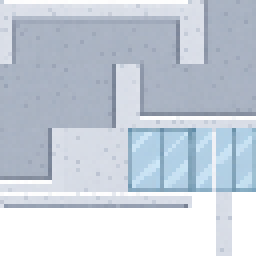
#> input picture _reference/art_source/office_atlas_16.png, 64 x 64 px, given in place of placeholder_32.png, which was not available (shown 4 times larger)
$ python -i make_room.py   (imports and definitions only)
#> lines starting #> are read from the running program, lines starting #| are printed output that depends on the picture
### _reference/tools/room_grid.py
"""房间网格的**唯一数据源**：40 列 x 22 行，每格 32x32 像素。

改地图只改这里的 `LAYOUT`，然后跑：
    python _reference/tools/make_room.py --force

坐标约定：格子 (col, row) 的左上角 = (col*32, row*32)，右下角 = (+32, +32)。
所以像素坐标除以 32 就是格子坐标，反过来乘回去就是像素。

图例（同时是 make_room.py 的映射表）：
    .  空气 / 空瓦片（air 0:1）—— 铺满整张地图，无碰撞
    #  地表（solid_top 0:0）—— 带顶部高光的实心格
    =  内层（solid_fill 1:0）—— 实心
    |  墙体（solid_wall 2:0）—— 实心，竖直墙
    -  单向板（one_way 3:0）—— 只能从下往上穿
    ,  装饰（decor 1:1）—— 无碰撞，给美术画背景用
"""

COLS = 40
ROWS = 22
TILE = 32
WIDTH = COLS * TILE      # 1280
HEIGHT = ROWS * TILE     # 704

# 每行必须正好 40 个字符，共 22 行。
LAYOUT = "\n".join([
    "|......................................|",  # 0
    "|......................................|",  # 1
    "|......................................|",  # 2
    "|......................................|",  # 3
    "|......................................|",  # 4
    "|......................................|",  # 5
    "|......................................|",  # 6
    "|......................................|",  # 7
    "|......................................|",  # 8
    "|......................................|",  # 9
    "|......................................|",  # 10
    "|......................................|",  # 11
    "|......................................|",  # 12
    "|......................................|",  # 13
    "|......................................|",  # 14
    "|......................................|",  # 15
    "|......................................|",  # 16
    "|......................................|",  # 17
    "########################################",  # 18  地表（脚踩这条线 = y 576）
    "========================================",  # 19
    "========================================",  # 20
    "========================================",  # 21
])

# 机关/角色在场景里的矩形（左上角 + 宽高），全部对齐 32 网格。
# 只用于预览图对位；真正的数值在 complete_room.tscn 里。
MECHS = [
    ("Spawn",  128, 538, 28, 38, "玩家出生点"),
    ("Spikes",  32, 544, 64, 32, "尖刺（占 2x1 格，坐在地表上）"),
    ("PlateA", 352, 564, 64, 12, "压力板 A（2 格宽，贴在 y=576 地面）"),
    ("PlateB", 640, 564, 64, 12, "压力板 B"),
    ("Door",   832, 416, 64, 160, "门（2x5 格，底边贴 y=576）"),
    ("Exit",  1120, 448, 64, 128, "出口（2x4 格，底边贴 y=576）"),
]

# 图例 -> (atlas_x, atlas_y)
TILE_OF = {
    ".": (0, 1),
    "#": (0, 0),
    "=": (1, 0),
    "|": (2, 0),
    "-": (3, 0),
    ",": (1, 1),
}

SOLID_CHARS = "#=|-"   # 有碰撞（world 层）
AIR_CHAR = "."
DECOR_CHAR = ","


def grid():
    """返回 rows[y][x] 的字符二维表，顺便校验尺寸。"""
    rows = LAYOUT.split("\n")
    if len(rows) != ROWS:
        raise SystemExit(f"LAYOUT 行数 {len(rows)} != {ROWS}")
    for i, row in enumerate(rows):
        if len(row) != COLS:
            raise SystemExit(f"LAYOUT 第 {i} 行长度 {len(row)} != {COLS}")
        for ch in row:
            if ch not in TILE_OF:
                raise SystemExit(f"LAYOUT 第 {i} 行有未知图例 {ch!r}")
    return rows


# [9 lines that do not run on import are left out]

### _reference/tools/make_room.py
#!/usr/bin/env python3
"""把 room_grid.py 的 40x22 布局写进房间场景的瓦片层。

做三件事：
  1. 生成三个 TileMapLayer 的 `tile_map_data`（二进制 = 2 字节头 + 每格 12 字节）
  2. 用它替换 .tscn 里 "Background 之后、RespawnPoint 之前" 那一段
  3. 顺手把 TileSet 的 ext_resource 指向 assets/tiles/tileset_32.tres

三个层的分工（顺序就是绘制顺序，先画的在下面）：
  Background        Polyline2D 底色，1280x704，只是垫底的一整块颜色
  Map_Placeholder   880 个空瓦片铺满整张地图，**无碰撞**。地图边界看得见、数得清
  World             地表/内层/墙体，有碰撞。玩家和虚影真正撞到的是这一层
  Decor             装饰，无碰撞，留给美术

用法：
    python _reference/tools/make_room.py --preview   # 只出预览图，不动场景
    python _reference/tools/make_room.py --force     # 真正写入 .tscn
"""
import base64
import os
import struct
import sys

from PIL import Image, ImageDraw

REF = os.path.dirname(os.path.dirname(os.path.abspath(__file__)))
ROOT = os.path.dirname(REF)
sys.path.insert(0, os.path.dirname(os.path.abspath(__file__)))
import room_grid as G  # noqa: E402

TILESET_EXT = "res://assets/tiles/tileset_32.tres"
ATLAS_PNG = os.path.join(ROOT, "assets", "tiles", "placeholder_32.png")

ROOMS = {
    "scenes/levels/complete_room.tscn": "2_udwqk",
    "scenes/levels/office_build.tscn": "1_m2hwx",
}


# [66 lines left out: functions encode, layers, block, room_block, patch, not called in this run]


def preview(path):
    """把布局 + 机关矩形合成一张设计预览图（1:1，1280x704）。"""
#> called with path = '../art_source/office_atlas_16.png'
    atlas = Image.open(ATLAS_PNG).convert("RGBA")
#> atlas is the input picture: PIL image 64x64 RGBA; mean R, G, B, A 149.8, 158.5, 169.8, 207.2
    img = Image.new("RGBA", (G.WIDTH, G.HEIGHT), (155, 174, 189, 255))
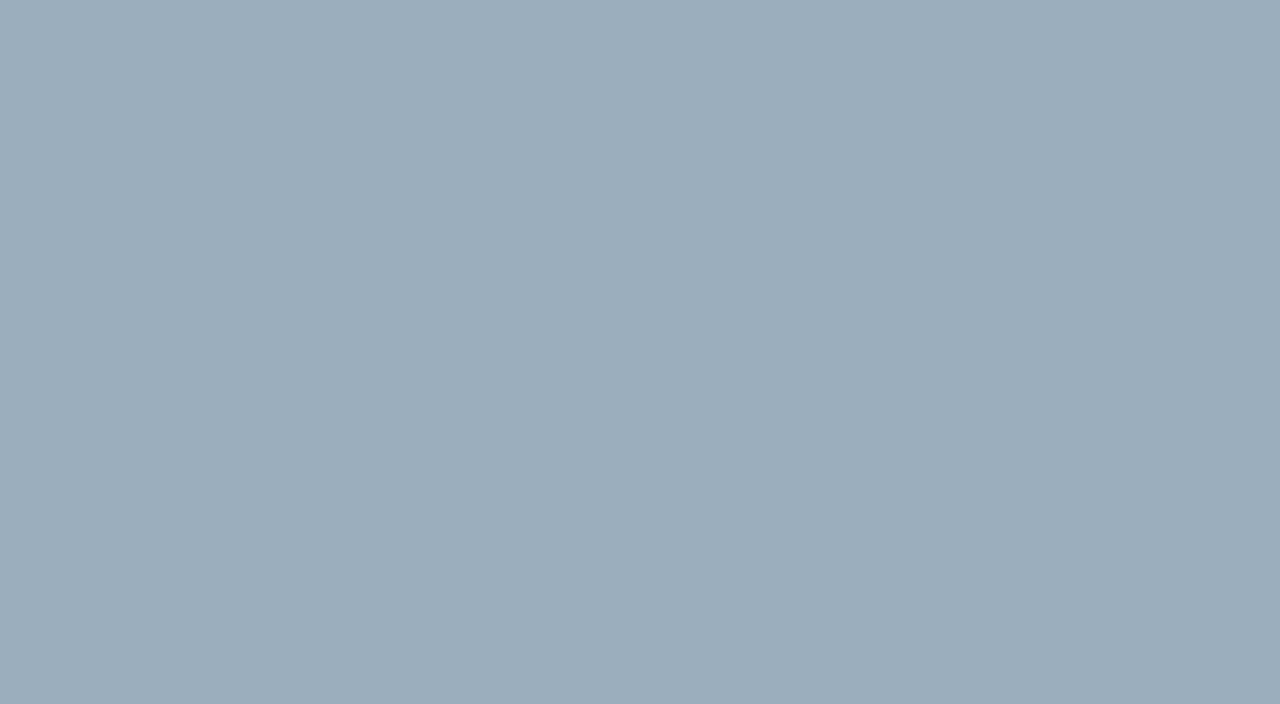
#> img: PIL image 1280x704 RGBA; mean R, G, B, A 155, 174, 189, 255
    rows = G.grid()
    for y, row in enumerate(rows):
        for x, ch in enumerate(row):
            ax, ay = G.TILE_OF[ch]
            tile = atlas.crop((ax * G.TILE, ay * G.TILE, ax * G.TILE + G.TILE, ay * G.TILE + G.TILE))
            img.alpha_composite(tile, (x * G.TILE, y * G.TILE))
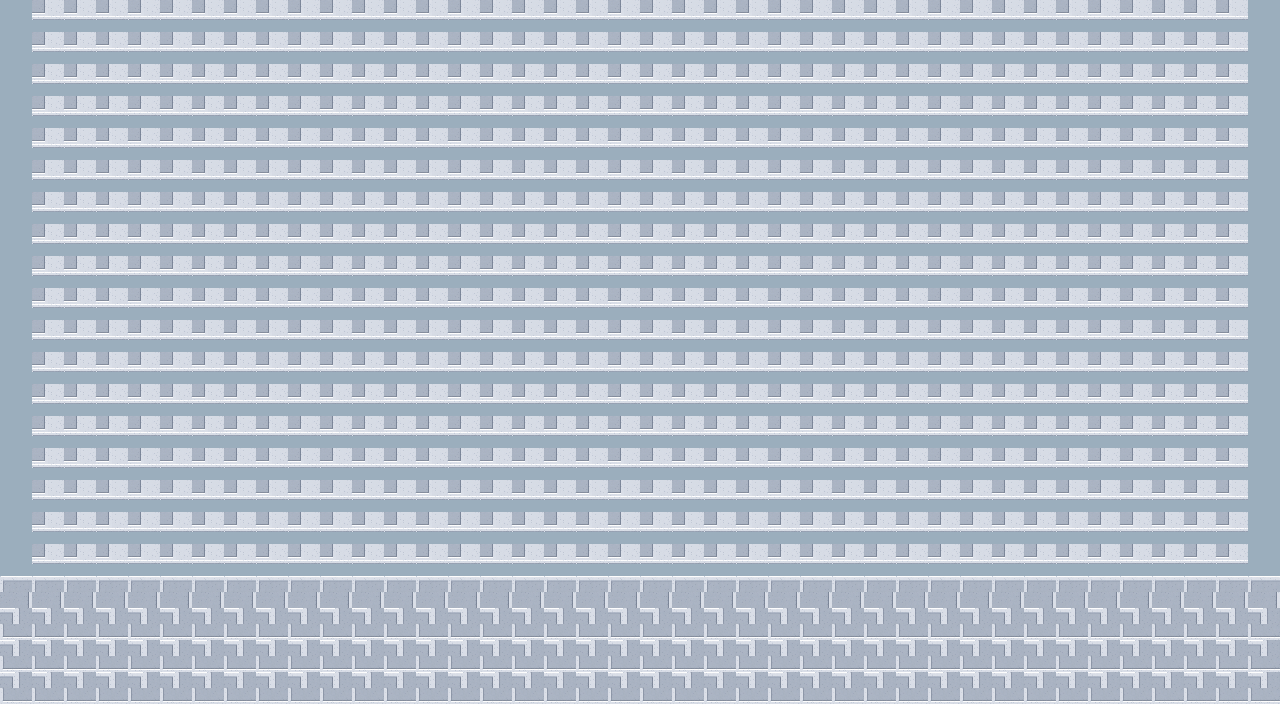
#> img: PIL image 1280x704 RGBA; mean R, G, B, A 181.8, 192.5, 205.2, 255
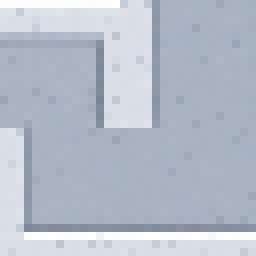
#> tile: PIL image 32x32 RGBA (shown 8 times larger); mean R, G, B, A 181.8, 189.5, 202.8, 255
    d = ImageDraw.Draw(img)
    for name, x, y, w, h, _note in G.MECHS:
        d.rectangle([x, y, x + w - 1, y + h - 1], outline=(220, 90, 90, 255))
        d.text((x + 3, y + 1), name, fill=(180, 40, 40, 255))
    img.convert("RGB").save(path, optimize=True)
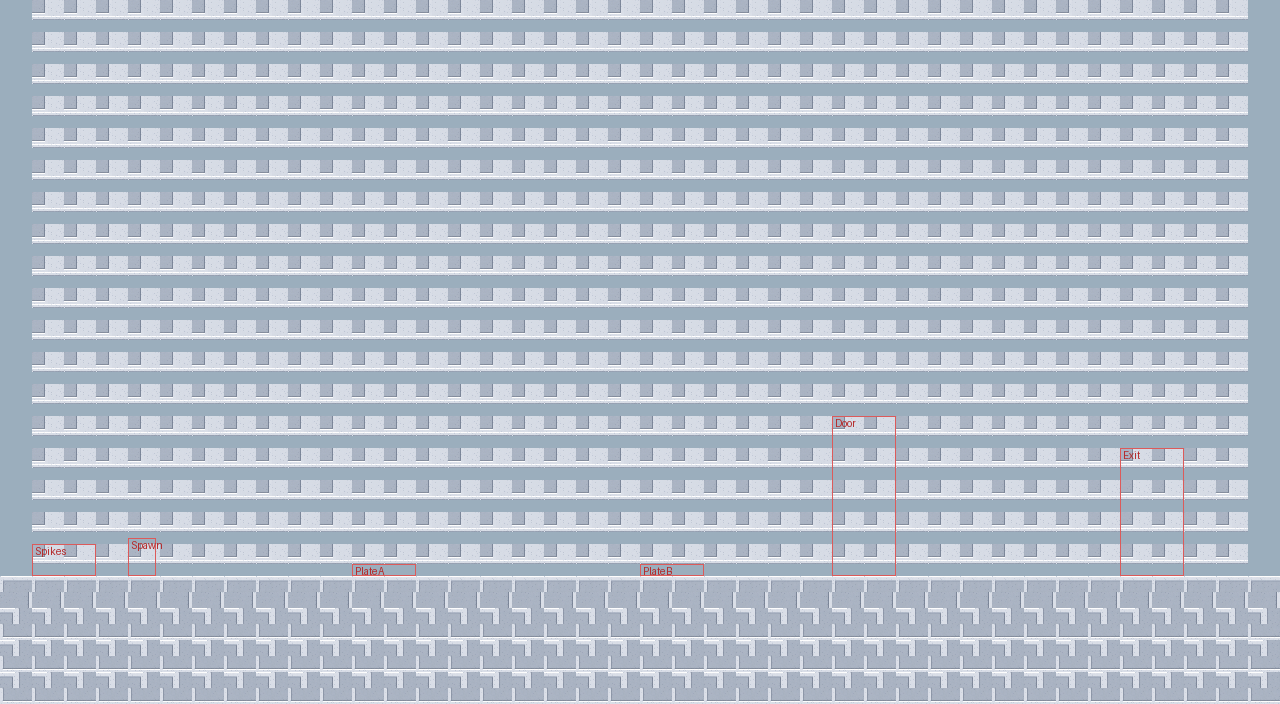
#> saved as office_atlas_16.png: PIL image 1280x704 RGB; mean R, G, B 181.9, 192.2, 204.9
    print("写出", os.path.relpath(path, ROOT))

    # 同时放大左下角一块，方便看清瓦片细节（尖刺 + 地表 + 空瓦片）
    zoom = img.crop((0, G.HEIGHT - 64 * 3, 64 * 5, G.HEIGHT))
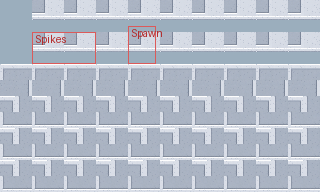
#> zoom: PIL image 320x192 RGBA; mean R, G, B, A 181.2, 189.2, 202.3, 255
    zoom.resize((zoom.width * 3, zoom.height * 3), Image.NEAREST).save(
        os.path.join(ROOT, "_reference", "preview_grid_zoom.png"))
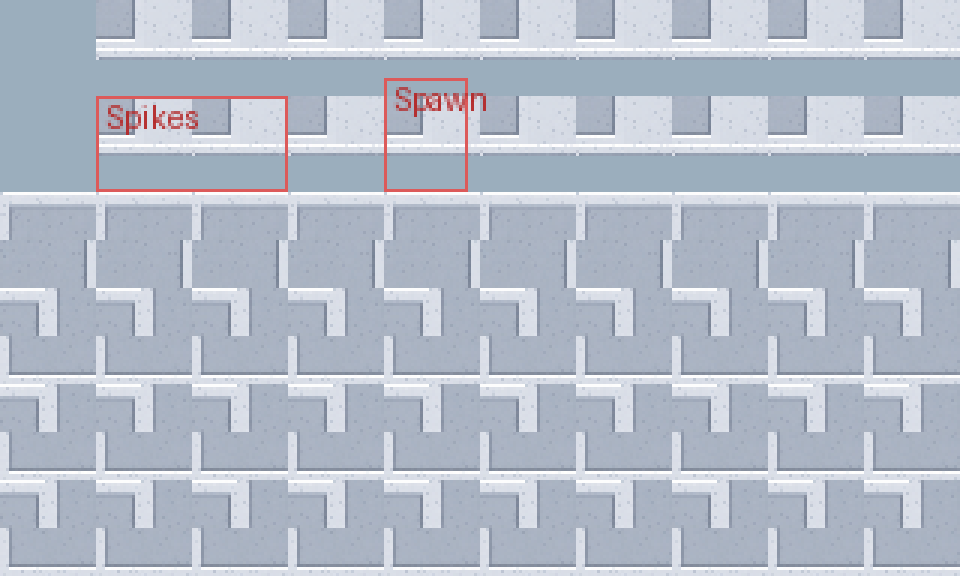
#> saved as preview_grid_zoom.png: PIL image 960x576 RGBA; mean R, G, B, A 181.2, 189.2, 202.3, 255


# [15 lines left out: function main, not called in this run]


# [2 lines not run here, left out]

>>> result = preview('../art_source/office_atlas_16.png')

$ run again, on _reference/art_templates/echo_guide_10x.png
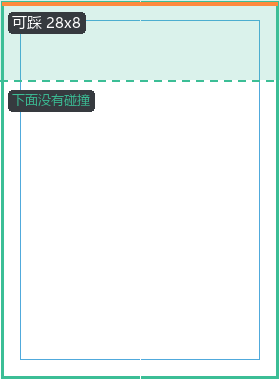
#> input picture _reference/art_templates/echo_guide_10x.png, 280 x 380 px, given in place of placeholder_32.png, which was not available
#> in preview, atlas is the input picture: PIL image 280x380 RGBA; mean R, G, B, A 25.3, 52.4, 43.8, 30.4
#> after the loop in preview, `for y, row in enumerate(rows):`:
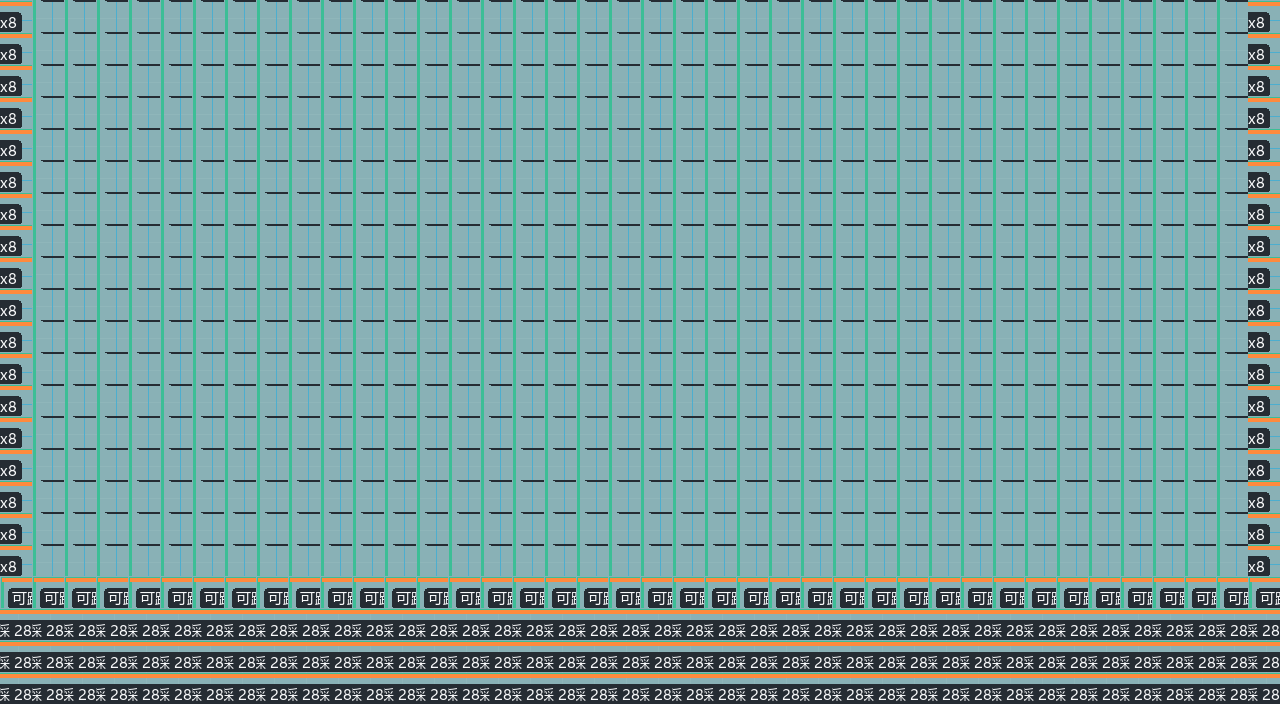
#> img: PIL image 1280x704 RGBA; mean R, G, B, A 121.2, 160.4, 160.2, 255
#> in preview, `zoom.resize((zoom.width * 3, zoom.height * 3), Image.NEAREST).save( os..`:
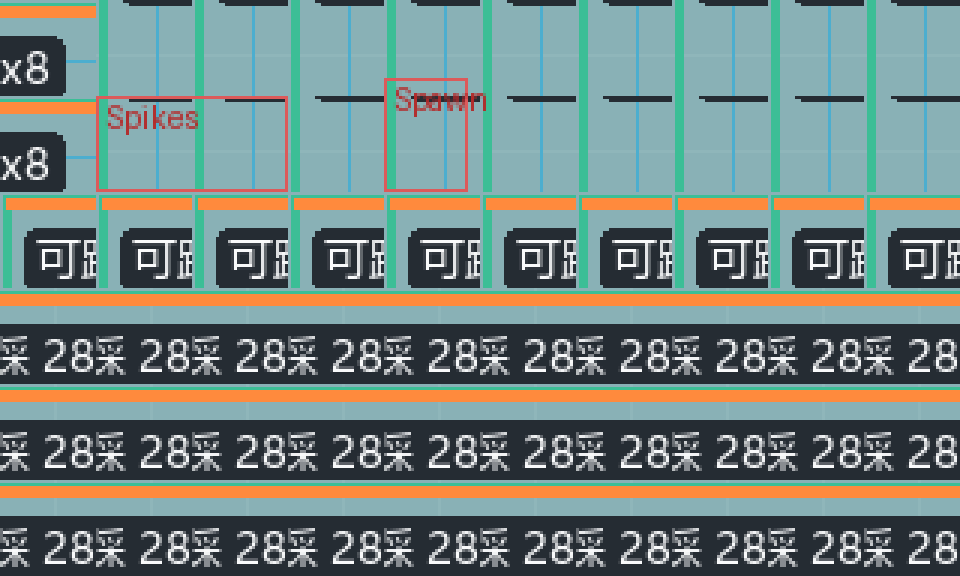
#> saved as preview_grid_zoom.png: PIL image 960x576 RGBA; mean R, G, B, A 115.3, 132.5, 128.2, 255
